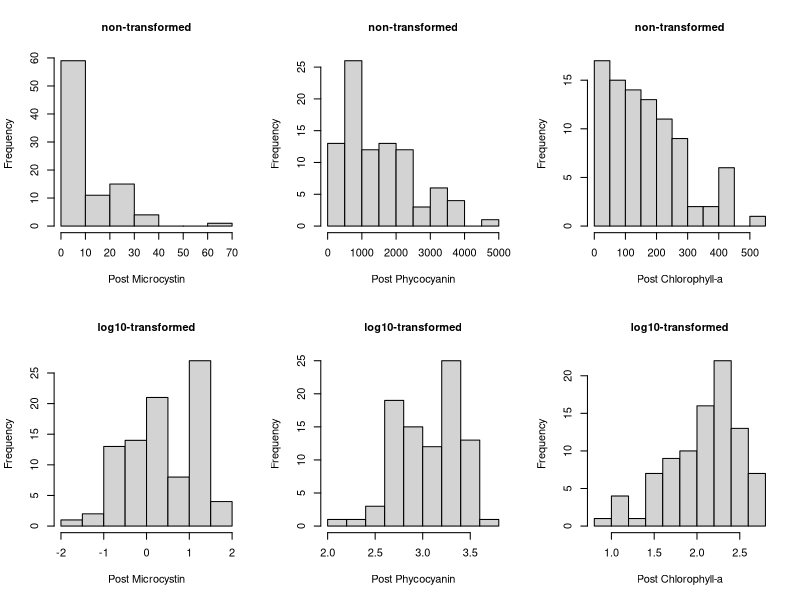
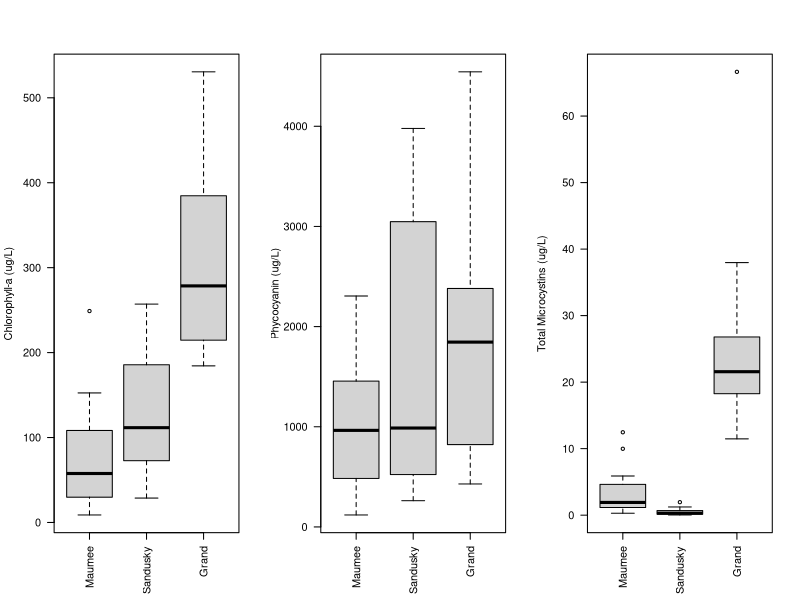

Here is the R script that generated these plots, in order: (Note: this script raises an error after producing the figures.)
## ---- chunk 1
#install.packages(c("dplyr", "ggplot2", "ggpubr")) #use if first time running code
library(dplyr) #needed for reformatting data
library(ggplot2) #needed for plotting data
library(ggpubr) #needed for adding stats to figures
## ---- chunk 2
data<-read.csv(file="Y1_Exp1_SHtrials/Original_data/Y1_Exp1_allData.csv", header=TRUE)
## ---- chunk 3
### identify and order labels for source waters ###
unique(data$Lake) 
data$Lake<-factor(data$Lake,levels=c('Maumee','Sandusky', 'Grand')) #source water

### identify and order labels for treatment group ###
unique(data$Treatment) 
data$Treatment<-factor(data$Treatment, levels=c('initial', 
                                                'control', 
                                                'SH only', 
                                            'low N:P, NH4', 
                                            'SH + low N:P, NH4',
                                            'low N:P, urea', 
                                            'SH + low N:P, urea',
                                            'high N:P, NH4',
                                            'SH + high N:P, NH4',
                                            'high N:P, urea',
                                            'SH + high N:P, urea'),
                       ordered=TRUE)

### identify and order labels for observation time ###
unique(data$Observation) 
data$Observation<-factor(data$Observation, levels=c('pre','post'),
                         ordered=TRUE) 

### identify and order labels for factors ###
unique(data$tDOM_added) 
data$tDOM_added<-factor(data$tDOM_added, levels=c('none','tDOM added'),
                        ordered=TRUE)

unique(data$AddedNut_ratio) 
data$AddedNut_ratio<-factor(data$AddedNut_ratio, levels=c('none','low','high'), 
                            ordered=TRUE)

unique(data$Added_Nform)
data$Added_Nform<-factor(data$Added_Nform, levels=c('none','NH4','urea'),
                         ordered=TRUE)

### convert measurement units ###
data<- data %>%
  mutate(NH4_N_ugL=NH4_N_mgL*1000, #convert mg to ug
         NO3_N_ugL=NO3_N_mgL*1000, #convert mg to ug
         NH4_N_mgL=NULL, #remove old field
         NO3_N_mgL=NULL) #remove old field
## ---- chunk 4
### calculate pre measurement means by source water ###
init<- data %>% #create new data frame 
  filter(Treatment=="initial") %>% #of only initial treatments
  group_by(Lake)  %>% #group by source water
  summarise(pre_Mic_ugL=mean(Microcystin_ugL, na.rm=TRUE), 
            sd_Mic_ugL=sd(Microcystin_ugL, na.rm=TRUE), 
         pre_PC_ugL=mean(PC_ugL, na.rm=TRUE),
         sd_PC_ugL=sd(PC_ugL, na.rm=TRUE),
         pre_Chla_ugL=mean(Chla_ugL, na.rm=TRUE),
         sd_Chla_ugL=sd(Chla_ugL, na.rm=TRUE),
         pre_DOC_mgL=mean(DOC_mgL, na.rm=TRUE),
         sd_DOC_mgL=sd(DOC_mgL, na.rm=TRUE),
         pre_PO4_ugL=mean(PO4_P_ugL, na.rm=TRUE),
         sd_PO4_ugL=sd(PO4_P_ugL, na.rm=TRUE),
         pre_NH4_ugL=mean(NH4_N_ugL, na.rm=TRUE), #mg converted to ug
         sd_NH4_ugL=sd(NH4_N_ugL, na.rm=TRUE), #mg converted to ug
         pre_NO3_ugL=mean(NO3_N_ugL, na.rm=TRUE), #mg converted to ug
         sd_NO3_ugL=sd(NO3_N_ugL, na.rm=TRUE), #mg converted to ug
         pre_TP_mgL=mean(TP_mgL, na.rm=TRUE), 
         sd_TP_mgL=sd(TP_mgL, na.rm=TRUE), 
         pre_TN_mgL=mean(TN_mgL, na.rm=TRUE),
         sd_TN_mgL=sd(TN_mgL, na.rm=TRUE),
         pre_TNTP_ratio=mean(TNTP_ratio, na.rm=TRUE),
         sd_TNTP_ratio=sd(TNTP_ratio, na.rm=TRUE))  
t(init) #prints out the summary by lake of pre measurements

### extract pre values by source water ###
Maumee_preMic<- init$pre_Mic_ugL[init$Lake=="Maumee" & init$pre_Mic_ugL]
Maumee_prePC<- init$pre_PC_ugL[init$Lake=="Maumee" & init$pre_PC_ugL]
Maumee_pre_Chl<- init$pre_Chla_ugL[init$Lake=="Maumee" & init$pre_Chla_ugL]
Sandusky_preMic<- init$pre_Mic_ugL[init$Lake=="Sandusky" & init$pre_Mic_ugL]
Sandusky_prePC<- init$pre_PC_ugL[init$Lake=="Sandusky" & init$pre_PC_ugL]
Sandusky_pre_Chl<- init$pre_Chla_ugL[init$Lake=="Sandusky" & init$pre_Chla_ugL]
Grand_preMic<- init$pre_Mic_ugL[init$Lake=="Grand" & init$pre_Mic_ugL]
Grand_prePC<- init$pre_PC_ugL[init$Lake=="Grand" & init$pre_PC_ugL]
Grand_pre_Chl<- init$pre_Chla_ugL[init$Lake=="Grand" & init$pre_Chla_ugL]

### create new data frame with pre and post measurements ###
data2<- data %>%
  mutate(pre_Mic=ifelse(Lake=="Maumee", Maumee_preMic, 
                        ifelse(Lake=="Sandusky", Sandusky_preMic, Grand_preMic)
                        ),
         pre_PC=ifelse(Lake=="Maumee", Maumee_prePC,
                       ifelse(Lake=="Sandusky", Sandusky_prePC, Grand_prePC)
                       ),
         pre_Chl=ifelse(Lake=="Maumee", Maumee_pre_Chl,
                        ifelse(Lake=="Sandusky", Sandusky_pre_Chl, Grand_pre_Chl)
                        )
         ) %>%
  filter(Treatment!="initial") #remove the initial treatment, since separate field

### verify "pre"  removed as treatment and reorder labels ###
unique(data2$Treatment) 
data2$Treatment<-factor(data2$Treatment, levels=c('control', 
                                                'SH only', 
                                            'low N:P, NH4', 
                                            'SH + low N:P, NH4',
                                            'low N:P, urea', 
                                            'SH + low N:P, urea',
                                            'high N:P, NH4',
                                            'SH + high N:P, NH4',
                                            'high N:P, urea',
                                            'SH + high N:P, urea'),
                       ordered=TRUE)
## ---- chunk 5
summary(data2$Chla_ugL)  
summary(data2$PC_ugL) 
summary(data2$Microcystin_ugL) 
summary(data2$DOC_mgL) 
summary(data2$TN_mgL) 
summary(data2$TP_mgL) 
summary(data2$NH4_N_ugL) 
summary(data2$NO3_N_ugL) 
summary(data2$PO4_P_ugL) 
summary(data2$TNTP_ratio) 
## ---- chunk 6
### check the figure size and resolution mins for publication ####
png(file="Y1_Exp1_SHtrials/Products/SI_Figures/SI_Figure2.png", width=4,height=4, units="in", res=1200)
SI_fig2<- layout(matrix(c(1,2,3,4,5,6), nrow=2, ncol=3)) 
hist(data2$Microcystin_ugL, 
     main="non-transformed", xlab="Post Microcystin", cex.main=1, cex.lab=1)
hist(log10(data2$Microcystin_ugL), 
     main="log10-transformed", xlab="Post Microcystin", cex.main=1, cex.lab=1)
hist(data2$PC_ugL, 
     main="non-transformed", xlab="Post Phycocyanin", cex.main=1, cex.lab=1)
hist(log10(data2$PC_ugL), 
     main="log10-transformed", xlab="Post Phycocyanin", cex.main=1, cex.lab=1)
hist(data2$Chla_ugL, 
     main="non-transformed", xlab="Post Chlorophyll-a", cex.main=1, cex.lab=1)
hist(log10(data2$Chla_ugL), 
     main="log10-transformed", xlab="Post Chlorophyll-a", cex.main=1, cex.lab=1)
SI_fig2 #prints figure
dev.off() #closes the graphing device
tryCatch({while (T) dev.off()}, error = \(e) NULL) #needed to plot in Plot window again
## ---- chunk 7
png(file="Y1_Exp1_SHtrials/Products/SI_Figures/SI_Figure10.png", 
     width=4,height=3, units="in", res=1200) #pub size and res mins
SI_fig10<- layout(matrix(c(1,2,3), nrow=1, ncol=3)) 
par(srt=45)
boxplot(data=data2, Chla_ugL~Lake, #create boxplot to show mean Chl-a by Lake
        xlab=NULL, ylab="Chlorophyll-a (ug/L)", las=2)
boxplot(data=data2, PC_ugL~Lake, #create boxplot to show mean Chl-a by Lake
        xlab=NULL, ylab="Phycocyanin (ug/L)", las=2)
boxplot(data=data2, Microcystin_ugL~Lake, #create boxplot to show mean Chl-a by Lake
        xlab=NULL, ylab="Total Microcystins (ug/L)", las=2)
SI_fig10 #prints figure
dev.off() #closes the graphing device
tryCatch({while (T) dev.off()}, error = \(e) NULL) #needed to plot in Plot window again
## ---- chunk 8
### summarize and plot all post Chla values ###
summary_chla<- data2 %>% #among the post-measurements
  group_by(Lake, Treatment) %>% #for each lake and treatment
  summarise(avgChla_ugL=mean(Chla_ugL, na.rm=TRUE), #calculate the mean + sd
            sdChla_ugL=sd(Chla_ugL, na.rm = TRUE))
SI_Table3<-print(summary_chla, n=30) #prints the table
write.csv(SI_Table3, file="Y1_Exp1_SHtrials/Products/SI_Figures/SI_Table3.csv")

SI_fig3<- ggplot(data=data2, 
       mapping=aes(y=Chla_ugL, x=Treatment)) +
  geom_point(aes(shape=tDOM_added, color=Lake)) +
  scale_color_manual(values=c("skyblue3",
                              "olivedrab",
                              "goldenrod")) +
  stat_summary(fun=median, geom="crossbar", width=0.5) +
  facet_wrap(~Lake) +
  labs(x="Treatment Group", y="Chlorophyll-a (ug/L)")+
  theme_classic() +
  theme(axis.text.x = element_text(angle = 90, hjust=0.5,vjust=0.5),
        legend.position="none")  

SI_fig3
ggsave(SI_fig3, file="Y1_Exp1_SHtrials/Products/SI_Figures/SI_Figure3_color.png",device="png", width=6, height=6, units="in")

### summarize and plot all post PC values ###
summary_pc<- data2 %>%
  group_by(Lake, Treatment) %>%
  summarise(avgPC_ugL=mean(PC_ugL, na.rm=TRUE),
            sdPC_ugL=sd(PC_ugL, na.rm = TRUE))
SI_Table4<- print(summary_pc, n=30)
write.csv(SI_Table4, file="Y1_Exp1_SHtrials/Products/SI_Figures/SI_Table4.csv")

SI_fig4<- ggplot(data=data2, 
       mapping=aes(y=PC_ugL, x=Treatment)) +
  geom_point(aes(shape=tDOM_added, color=Lake)) +
  scale_color_manual(values=c("skyblue3",
                              "olivedrab",
                              "goldenrod")) +
  stat_summary(fun.y=median, geom="crossbar", width=0.5)+
  facet_wrap(~Lake) +
  labs(x="Treatment Group", y="Phycocyanin (ug/L)")+
  theme_classic() +
  theme(axis.text.x = element_text(angle = 90, hjust=0.5,vjust=0.5),
        legend.position = "none") 
SI_fig4
ggsave(SI_fig4, file="Y1_Exp1_SHtrials/Products/SI_Figures/SI_Figure4_color.png",device="png", width=5, height=5, units="in", dpi=1200)

### summarize and plot all post microcystin values ###
summary_mic<- data2 %>%
  group_by(Lake, Treatment) %>%
  summarise(avgMic_ugL=mean(Microcystin_ugL, na.rm=TRUE),
            sdMic_ugL=sd(Microcystin_ugL, na.rm = TRUE))
SI_Table5<- print(summary_mic, n=30)
write.csv(SI_Table5, file="Y1_Exp1_SHtrials/Products/SI_Figures/SI_Table5.csv")

SI_fig8<- ggplot(data=data2, 
       mapping=aes(y=Microcystin_ugL, x=Treatment)) +
  geom_point(aes(shape=tDOM_added, color=Lake)) +
  scale_color_manual(values=c("skyblue3",
                              "olivedrab",
                              "goldenrod")) +
  stat_summary(fun.y=median, geom="crossbar", width=0.5)+
  facet_grid(~Lake) +
  labs(x="Treatment Group", y="Total Microcystins (ug/L)")+
  theme_classic() +
  theme(axis.text.x = element_text(angle = 90, hjust=0.5,vjust=0.5, size=12),
        legend.position = "none") +
  scale_y_continuous(trans='log10') +
  geom_hline(yintercept=0.19, linetype="dashed", color = "red")
SI_fig8
ggsave(SI_fig8, file="Y1_Exp1_SHtrials/Products/SI_Figures/SI_Figure8_color.png",device="png", width=5, height=5, units="in", dpi=1200)

### post DOC measurements ###
summary_doc<- data2 %>%
  group_by(Lake, Treatment) %>%
  summarise(avgDOC_mgL=mean(DOC_mgL, na.rm=TRUE),
            sdDOC_mgL=sd(DOC_mgL, na.rm = TRUE))
SI_Table6<- print(summary_doc, n =30)
write.csv(SI_Table6, file="Y1_Exp1_SHtrials/Products/SI_Figures/SI_Table6.csv")

### post TN measurements ###
summary_TN<- data2 %>%
  group_by(Lake, Treatment) %>%
  summarise(avgTN_mgL=mean(TN_mgL, na.rm=TRUE),
            sdTN_mgL=sd(TN_mgL, na.rm = TRUE))
SI_Table7<- print(summary_TN, n = 30)
write.csv(SI_Table7, file="Y1_Exp1_SHtrials/Products/SI_Figures/SI_Table7.csv")

### post TP measurements ###
summary_TP<- data2 %>%
  group_by(Lake, Treatment) %>%
  summarise(avgTP_mgL=mean(TP_mgL, na.rm=TRUE),
            sdTP_mgL=sd(TP_mgL, na.rm = TRUE))
SI_Table8<- print(summary_TP, n = 30)
write.csv(SI_Table8, file="Y1_Exp1_SHtrials/Products/SI_Figures/SI_Table8.csv")

### post dissolved measurements by Lake ###
summary<- subset(data2, Lake=="Maumee") %>%
  group_by(Treatment) %>%
  summarise(avg_PO4=mean(PO4_P_ugL, na.rm=TRUE),
            sd_PO4=sd(PO4_P_ugL, na.rm = TRUE),
            avg_NH4=mean(NH4_N_ugL, na.rm=TRUE),
            sd_NH4=sd(NH4_N_ugL, na.rm = TRUE),
            avg_NO3=mean(NO3_N_ugL, na.rm=TRUE),
            sd_NO3=sd(NO3_N_ugL, na.rm = TRUE))
SI_Table9<- print(summary)
write.csv(SI_Table9, file="Y1_Exp1_SHtrials/Products/SI_Figures/SI_Table9.csv")

summary<- subset(data2, Lake=="Sandusky") %>%
  group_by(Treatment) %>%
  summarise(avg_PO4=mean(PO4_P_ugL, na.rm=TRUE),
            sd_PO4=sd(PO4_P_ugL, na.rm = TRUE),
            avg_NH4=mean(NH4_N_ugL, na.rm=TRUE),
            sd_NH4=sd(NH4_N_ugL, na.rm = TRUE),
            avg_NO3=mean(NO3_N_ugL, na.rm=TRUE),
            sd_NO3=sd(NO3_N_ugL, na.rm = TRUE))
SI_Table10<- print(summary)
write.csv(SI_Table10, file="Y1_Exp1_SHtrials/Products/SI_Figures/SI_Table10.csv")

summary<- subset(data2, Lake=="Grand") %>%
  group_by(Treatment) %>%
  summarise(avg_PO4=mean(PO4_P_ugL, na.rm=TRUE),
            sd_PO4=sd(PO4_P_ugL, na.rm = TRUE),
            avg_NH4=mean(NH4_N_ugL, na.rm=TRUE),
            sd_NH4=sd(NH4_N_ugL, na.rm = TRUE),
            avg_NO3=mean(NO3_N_ugL, na.rm=TRUE),
            sd_NO3=sd(NO3_N_ugL, na.rm = TRUE))
SI_Table11<- print(summary)
write.csv(SI_Table11, file="Y1_Exp1_SHtrials/Products/SI_Figures/SI_Table11.csv")
## ---- chunk 9
### subset the data ###
SHtest_Chl<- data2 %>% #create new data frame focused on response
  filter(Treatment=="control" | Treatment =="SH only") %>% #treatments selected
  select(Lake, tDOM_added, Replicate, Chla_ugL, pre_Chl)

### write the model ###
Chl_ancova<- (lm(data=SHtest_Chl, 
               log10(Chla_ugL)~log10(pre_Chl)+tDOM_added)) 

### check assumptions of the model ###
par(mfrow=c(2,2)) #structure graphs as matrix
SI_fig11b<- plot(Chl_ancova) #print model diagnostics
par(mfrow=c(1,1)) #return to default settings

### print the summary statistics from the model ###
anova(Chl_ancova) #print the SS summary table
summary(Chl_ancova) #print the estimated parameters table

### comparison across source waters ###
SI_fig11a<-ggplot(data=SHtest_Chl, #plots the model
       aes(x=log10(pre_Chl), y=log10(Chla_ugL), color=tDOM_added)) +
  geom_point(aes(shape=Lake)) + 
  geom_smooth(method="lm", se=TRUE) +
  scale_color_manual(values=c("skyblue3","saddlebrown")) +
  theme_classic() + #classic publication format
  labs(x="Pre Chlorophyll-a (ug/L), log10-transformed",
       y="Post Chlorophyll-a (ug/L), log10-transformed",
       color="Treatment", shape="Source Water")
SI_fig11a
ggsave(SI_fig11a, file="Y1_Exp1_SHtrials/Products/SI_Figures/SI_Figure11a_color.png",device="png", width=5, height=5, units="in", dpi=1200)

### comparison within source waters ###
SHtest_Chl<- SHtest_Chl %>%
  mutate(Chl_diff_ugL= (Chla_ugL-pre_Chl)) #add field with post-pre 
comparisons<- list(c("none", "tDOM added")) #name the comparison groups

fig2a<- ggplot(data=SHtest_Chl, aes(x=tDOM_added, y=Chl_diff_ugL,
                                    color=tDOM_added)) +
  geom_point() +
  stat_summary(fun="median", geom="crossbar") +
  theme_classic() +
  theme(axis.text.x=element_text(angle=45, hjust=1, size=12),
        axis.text.y=element_text(size=12),
        strip.text.x=element_text(size=12),
        axis.title=element_text(size=12))+
  theme(legend.position="none") +
  facet_wrap(~Lake) + 
  geom_hline(yintercept=0, linetype="dashed") +
  scale_color_manual(values=c("skyblue3","saddlebrown")) +
  labs(x="Treatment group",
       y="Post-Pre Chlorophyll-a (ug/L)") +
  stat_compare_means(comparisons=comparisons,
                     label="p.signif", size=8, label.y = 100,
                     method="t.test")
fig2a
## ---- chunk 10
### subset the data ###
SHtest_PC<- data2 %>% #create new data frame focused on response
  filter(Treatment=="control" | Treatment =="SH only") %>% #treatments selected
  select(Lake, tDOM_added, Replicate, PC_ugL, pre_PC)

### write the model ###
PC_ancova<- (lm(data=SHtest_PC, 
               log10(PC_ugL)~log10(pre_PC)+tDOM_added)) 

### check assumptions of the model ###
par(mfrow=c(2,2))
SI_fig12b<- plot(PC_ancova) #print model diagnostics
par(mfrow=c(1,1))

### print the summary statistics from the model ###
anova(PC_ancova) #print the SS summary table
summary(PC_ancova) #print the estimated parameters table

### comparison across source waters ###
SI_fig12a<-ggplot(data=SHtest_PC, #plots the model
       aes(x=log10(pre_PC), y=log10(PC_ugL), color=tDOM_added)) +
  geom_point(aes(shape=Lake)) + 
  geom_smooth(method="lm", se=TRUE) +
  scale_color_manual(values=c("skyblue3","saddlebrown")) +
  theme_classic() + #classic publication format
  labs(x="Pre Phycocyanin (ug/L), log10-transformed",
       y="Post Phycocyanin (ug/L), log10-transformed",
       color="Treatment", shape="Source Water")
SI_fig12a
ggsave(SI_fig12a, file="Y1_Exp1_SHtrials/Products/SI_Figures/SI_Figure12a_color.png",device="png", width=5, height=5, units="in", dpi=1200)

### comparison within source waters ###
SHtest_PC<- SHtest_PC %>%
  mutate(PC_diff_ugL= (PC_ugL-pre_PC)) #add field with post-pre 
comparisons<- list(c("none", "tDOM added")) #name the comparison groups

fig2b<- ggplot(data=SHtest_PC, aes(x=tDOM_added, y=PC_diff_ugL,
                                    color=tDOM_added)) +
  geom_point() +
  stat_summary(fun="median", geom="crossbar") +
  theme_classic() +
  theme(axis.text.x=element_text(angle=45, hjust=1, size=12),
        axis.text.y=element_text(size=12),
        strip.text.x=element_text(size=12),
        axis.title=element_text(size=12))+
  theme(legend.position="none") +
  facet_wrap(~Lake) + 
  geom_hline(yintercept=0, linetype="dashed") +
  scale_color_manual(values=c("skyblue3","saddlebrown")) +
  labs(x="Treatment group",
       y="Post-Pre Phycocyanin (ug/L)",
       color="Treatment") +
  stat_compare_means(comparisons=comparisons,
                     label="p.signif", size=8, label.y=1500,
                     method="t.test")
fig2b
## ---- chunk 11
### subset the data ###
SHtest_MC<- data2 %>% #create new data frame focused on response
  filter(Treatment=="control" | Treatment =="SH only") %>% #treatments selected
  select(Lake, tDOM_added, Replicate, Microcystin_ugL, pre_Mic)

### write the model ###
MC_ancova<- lm(data=SHtest_MC, 
               log10(Microcystin_ugL) ~ log10(pre_Mic) + tDOM_added) 

### check assumptions of the model ###
par(mfrow=c(2,2))
SI_fig13b<- plot(MC_ancova) #print model diagnostics
par(mfrow=c(1,1))

### print the summary statistics from the model ###
anova(MC_ancova) #print the SS summary table
summary(MC_ancova) #print the estimated parameters table

### comparison across source waters ###
SI_fig13a<-ggplot(data=SHtest_MC, #plots the model
       aes(x=log10(pre_Mic), y=log10(Microcystin_ugL), color=tDOM_added)) +
  geom_point(aes(shape=Lake)) + 
  geom_smooth(method="lm", se=TRUE) +
  scale_color_manual(values=c("skyblue3","saddlebrown")) +
  theme_classic() +
  labs(x="Pre Microcystin (ug/L), log10-transformed",
       y="Post Microcystin (ug/L), log10-transformed",
       shape="Source Water",
       color="Treatment")
SI_fig13a
ggsave(SI_fig13a, file="Y1_Exp1_SHtrials/Products/SI_Figures/SI_Figure13a_color.png",device="png", width=5, height=5, units="in", dpi=1200)

### comparison within source waters ###
SHtest_MC<- SHtest_MC %>%
  mutate(MC_diff_ugL= (Microcystin_ugL-pre_Mic)) #add field with post-pre 
comparisons<- list(c("none", "tDOM added")) #name the comparison groups

fig2c<- ggplot(data=SHtest_MC, aes(x=tDOM_added, y=MC_diff_ugL,
                                    color=tDOM_added)) +
  geom_point() +
  stat_summary(fun="median", geom="crossbar") +
  theme_classic() +
  theme(axis.text.x=element_text(angle=45, hjust=1, size=12),
        axis.text.y=element_text(size=12),
        strip.text.x=element_text(size=12),
        axis.title=element_text(size=12))+
  theme(legend.position="none") +
  facet_wrap(~Lake) + 
  scale_color_manual(values=c("skyblue3","saddlebrown")) +
  geom_hline(yintercept=0, linetype="dashed") +
  labs(x="Treatment group",
       y="Post-Pre Microcystin (ug/L)",
       color="Treatment") +
  stat_compare_means(comparisons=comparisons,
                     label="p.signif", size=8, label.y=4,
                     method="t.test")
fig2c
## ---- chunk 12
fig2<- ggarrange(fig2a, fig2b, fig2c, ncol=3, nrow=1)
fig2
#ggsave(fig2, file="Y1_Exp1_SHtrials/Products/Figure2_color.png", device="png", width=6, height=5, units="in", dpi=1200)
## ---- chunk 13
### subset the data ###
SHtest2_Chl<- data2 %>% #create new data frame focused on response
  filter(Treatment!="control", Treatment!="SH only")%>% #remove groups already compared 
  select(Lake, Replicate, tDOM_added, AddedNut_ratio, Added_Nform,
         Chla_ugL, pre_Chl) #select fields needed
  
SHtest2_Chl$AddedNut_ratio<-factor(SHtest2_Chl$AddedNut_ratio,
                                   levels=c('low','high')) #redefine the levels
SHtest2_Chl$Added_Nform<-factor(SHtest2_Chl$Added_Nform, 
                                levels=c('NH4','urea')) #redefine the levels

### write the model ###
Chl_ancova2<- lm(data=SHtest2_Chl, 
               log10(Chla_ugL)~log10(pre_Chl)+tDOM_added*AddedNut_ratio*Added_Nform) 

### check assumptions of the model ###
par(mfrow=c(2,2))
plot(Chl_ancova2) #plot diagnostics for model
par(mfrow=c(1,1))

### remove outlier and rerun model ###
SHtest2_Chl <- SHtest2_Chl[-61,] #delete record 61 as an outlier.
Chl_ancova2<- lm(data=SHtest2_Chl, 
               log10(Chla_ugL)~log10(pre_Chl)+tDOM_added*AddedNut_ratio*Added_Nform)
par(mfrow=c(2,2))
SI_Fig14b<-plot(Chl_ancova2) #plot diagnostics for model
par(mfrow=c(1,1))

### print the summary statistics from the model ###
anova(Chl_ancova2) #print the SS summary table
summary(Chl_ancova2) #prints the estimated parameters table

### compare across groups ###
SI_fig14a<- ggplot(data=SHtest2_Chl, #plots the model
              aes(x=log10(pre_Chl), y=log10(Chla_ugL), color=tDOM_added)) +
  geom_point(aes(shape=Lake)) + 
  geom_smooth(method="lm", se=TRUE) +
  scale_color_manual(values=c("skyblue3","saddlebrown")) +
  theme_classic() +
  labs(x="Pre Chlorophyll-a (ug/L), log10-transformed",
       y="Post Chlorophyll-a (ug/L), log10-transformed",
       shape="Source Water",
       color="Treatment")
SI_fig14a
ggsave(SI_fig14a, file="Y1_Exp1_SHtrials/Products/SI_Figures/SI_Figure14a_color.png",device="png", width=5, height=5, units="in", dpi=1200)

### compare within source waters ###
SHtest2_Chl<- SHtest2_Chl %>%
  mutate(Chl_diff_ugL= (Chla_ugL-pre_Chl)) #add field with post-pre 

ratiolabs<- c("Low N:P", "High N:P") #assign labels for N:P ratio factor
names(ratiolabs)<- c("low", "high") #create names from labels
formlabs<- c("NH4", "Urea") #assign labels for N form factor
names(formlabs)<- c("NH4", "urea") #create names from labels
comparisons<- list(c("low N:P, NH4", "SH + low N:P, NH4"),
                   c("low N:P, urea", "SH + low N:P, urea"),
                   c("high N:P, NH4", "SH + high N:P, NH4"),
                   c("high N:P, urea", "SH + high N:P, urea"))

Figure3<- ggplot(data=SHtest2_Chl, aes(x=Lake, y=Chl_diff_ugL,
                                         color=tDOM_added, shape=tDOM_added)) +
  geom_point() +
  stat_summary(fun="median", geom="crossbar") +
  theme_classic() +
  scale_color_manual(values=c("skyblue3","saddlebrown")) +
  facet_grid(Added_Nform~AddedNut_ratio, 
             labeller = labeller(Added_Nform=formlabs, AddedNut_ratio=ratiolabs)) +
  theme_classic() +
  theme(axis.text.x=element_text(angle=45, hjust=1, size=12),
        axis.text.y=element_text(size=12),
        strip.text=element_text(size=12),
        axis.title=element_text(size=12),legend.position='top')+
  geom_hline(yintercept=0, linetype="dashed")+
  labs(x="Source Water",
       y="Post-Pre Chlorophyll-a (ug/L)", 
       shape="Treatment", color=NULL) +
  stat_compare_means(label="p.signif", size=8, label.y=300,
                     method="t.test")
Figure3
#ggsave(Figure3, file="Y1_Exp1_SHtrials/Products/Figure3_color.png", device="png", width=5, height=5, units="in", dpi=1200)
## ---- chunk 14
### subset the data ###
SHtest2_PC<- data2 %>% #create new data frame focused on response
  filter(Treatment!="control", Treatment!="SH only") %>% #remove treatments already compared 
  select(Lake, Replicate, tDOM_added, AddedNut_ratio, Added_Nform,
         PC_ugL, pre_PC)
  
SHtest2_PC$AddedNut_ratio<-factor(SHtest2_PC$AddedNut_ratio,
                                  levels=c('low','high')) #redefine the levels
SHtest2_PC$Added_Nform<-factor(SHtest2_PC$Added_Nform, 
                               levels=c('NH4','urea')) #redefine the levels

### write the model ###
PC_ancova2<- lm(data=SHtest2_PC, 
               log10(PC_ugL)~log10(pre_PC)+tDOM_added*AddedNut_ratio*Added_Nform)

### check assumptions of the model ###
par(mfrow=c(2,2))
plot(PC_ancova2)
par(mfrow=c(1,1))

### remove outliers and rerun model ###
SHtest2_PC <- SHtest2_PC[-c(8,11),] #delete record 8 and 11 as outliers.
PC_ancova2<- lm(data=SHtest2_PC, 
               log10(PC_ugL)~log10(pre_PC)+tDOM_added*AddedNut_ratio*Added_Nform)
par(mfrow=c(2,2))
SI_fig15b<- plot(PC_ancova2)
par(mfrow=c(1,1))

### print the summary statistics from the model ###
anova(PC_ancova2) #print the SS summary table
summary(PC_ancova2) #print the estimated parameter table

### compare across groups ###
SI_fig15a<- ggplot(data=SHtest2_PC, #plots the model
       aes(x=log10(pre_PC), y=log10(PC_ugL), color=tDOM_added)) +
  geom_point(aes(shape=Lake)) + 
  geom_smooth(method="lm", se=TRUE) +
  scale_color_manual(values=c("skyblue3","saddlebrown")) +
  theme_classic() +
  labs(x="Pre Phycocyanin (ug/L), log10-transformed",
       y="Post Phycocyanin (ug/L), log10-transformed",
       shape="Source Water",
       color="Treatment")
SI_fig15a
ggsave(SI_fig15a, file="Y1_Exp1_SHtrials/Products/SI_Figures/SI_Figure15a_color.png",device="png", width=5, height=5, units="in", dpi=1200)

### compare within source waters ###
SHtest2_PC<- SHtest2_PC %>%
  mutate(PC_diff_ugL= (PC_ugL-pre_PC)) #add field with post-pre 

ratiolabs<- c("Low N:P", "High N:P") #assign labels for N:P ratio factor
names(ratiolabs)<- c("low", "high") #create names from labels
formlabs<- c("NH4", "Urea") #assign labels for N form factor
names(formlabs)<- c("NH4", "urea") #create names from labels
comparisons<- list(c("low N:P, NH4", "SH + low N:P, NH4"),
                   c("low N:P, urea", "SH + low N:P, urea"),
                   c("high N:P, NH4", "SH + high N:P, NH4"),
                   c("high N:P, urea", "SH + high N:P, urea"))

Figure4<- ggplot(data=SHtest2_PC, aes(x=Lake, y=PC_diff_ugL,
                                       color=tDOM_added, shape=tDOM_added)) +
  geom_point() +
  stat_summary(fun="median", geom="crossbar") +
  theme_classic() +
  scale_color_manual(values=c("skyblue3","saddlebrown")) +
  facet_grid(Added_Nform~AddedNut_ratio, 
             labeller = labeller(Added_Nform=formlabs, AddedNut_ratio=ratiolabs)) +
  theme_classic() +
  theme(axis.text.x=element_text(angle=45, hjust=1, size=12),
        axis.text.y=element_text(size=12),
        strip.text=element_text(size=12),
        axis.title=element_text(size=12),legend.position='top')+
  geom_hline(yintercept=0, linetype="dashed")+
  labs(x="Source Water",
       y="Post-Pre Phycocyanin (ug/L)",
       shape="Treatment", color=NULL) +
  ylim(-1500, 4100) +
  stat_compare_means(label="p.signif", size=8, label.y=3700, 
                     method="t.test")
Figure4
#ggsave(Figure4, file="HABRI_Y1_Experiment1/Products/Figure4_color.jpeg", device="jpeg", width=4, height=4, units="in", dpi=1200)
## ---- chunk 15
### subset the data ###
SHtest2_MC<- data2 %>% #create new data frame focused on response
  filter(Treatment!="control", Treatment!="SH only")%>% #remove groups already compared 
  select(Lake, Replicate, tDOM_added, AddedNut_ratio, Added_Nform,
         Microcystin_ugL, pre_Mic) #select fields needed

SHtest2_MC$AddedNut_ratio<-factor(SHtest2_MC$AddedNut_ratio,
                                   levels=c('low','high')) #redefine the levels
SHtest2_MC$Added_Nform<-factor(SHtest2_MC$Added_Nform, 
                                levels=c('NH4','urea')) #redefine the levels

### write the model ###
MC_ancova2<- lm(data=SHtest2_MC, 
               log10(Microcystin_ugL)~log10(pre_Mic)+tDOM_added*AddedNut_ratio*Added_Nform) #ANCOVA model with pre as covar

### check assumptions of the model ###
par(mfrow=c(2,2))
plot(MC_ancova2) #print model diagnostics
par(mfrow=c(1,1))

### remove outliers and rerun model ###
SHtest2_MC <- SHtest2_MC[-c(56,57,60),] #delete record 8 and 11 as outliers.
MC_ancova2<- lm(data=SHtest2_MC, 
               log10(Microcystin_ugL)~log10(pre_Mic)+tDOM_added*AddedNut_ratio*Added_Nform)
par(mfrow=c(2,2))
SI_Figure16b<-plot(MC_ancova2) #print model diagnostics
par(mfrow=c(1,1))

### print the summary statistics from the model ###
anova(MC_ancova2) #print the SS summary table
summary(MC_ancova2) #print the estimated parameter table

### compare across groups ###
SI_fig16a<- ggplot(data=SHtest2_MC, #plots the model
       aes(x=log10(pre_Mic), y=log10(Microcystin_ugL), color=tDOM_added)) +
  geom_point(aes(shape=Lake)) + 
  geom_smooth(method="lm", se=TRUE) +
  scale_color_manual(values=c("skyblue3","saddlebrown")) +
  theme_classic() +
  labs(x="Pre Microcystin (ug/L), log10-transformed",
       y="Post Microcystin (ug/L), log10-transformed",
       shape="Source Water",
       color="Treatment")
SI_fig16a
ggsave(SI_fig16a, file="Y1_Exp1_SHtrials/Products/SI_Figures/SI_Figure16a_color.png",device="png", width=5, height=5, units="in", dpi=1200)


### compare within source waters ###
SHtest2_MC<- SHtest2_MC %>%
  mutate(MC_diff_ugL= (Microcystin_ugL-pre_Mic)) #add field with post-pre 

ratiolabs<- c("Low N:P", "High N:P") #assign labels for N:P ratio factor
names(ratiolabs)<- c("low", "high") #create names from labels
formlabs<- c("NH4", "Urea") #assign labels for N form factor
names(formlabs)<- c("NH4", "urea") #create names from labels
comparisons<- list(c("low N:P, NH4", "SH + low N:P, NH4"),
                   c("low N:P, urea", "SH + low N:P, urea"),
                   c("high N:P, NH4", "SH + high N:P, NH4"),
                   c("high N:P, urea", "SH + high N:P, urea"))

Figure5<- ggplot(data=SHtest2_MC, aes(x=Lake, y=MC_diff_ugL,
                                       color=tDOM_added, shape=tDOM_added)) +
  geom_point() +
  stat_summary(fun="median", geom="crossbar") +
  theme_classic() +
  scale_color_manual(values=c("skyblue3","saddlebrown")) +
  facet_grid(Added_Nform~AddedNut_ratio, 
             labeller = labeller(Added_Nform=formlabs, AddedNut_ratio=ratiolabs)) +
  theme_classic() +
  theme(axis.text.x=element_text(angle=45, hjust=1, size=12),
        axis.text.y=element_text(size=12),
        strip.text=element_text(size=12),
        axis.title=element_text(size=12),legend.position='top')+
  geom_hline(yintercept=0, linetype="dashed")+
  labs(x="Source Water",
       y="Post-Pre Microcystin (ug/L)",
       shape="Treatment", color=NULL) +
  stat_compare_means(label="p.signif", size=8, label.y=35, 
                     method="t.test")
Figure5
#ggsave(Figure5, file="HABRI_Y1_Experiment1/Products/Figure5_color.jpeg", device="jpeg", width=4, height=4, units="in", dpi=1200)
## ---- chunk 16
### subset the data for the two tests ###
no_nutr<- data2 %>% #create new data frame focused on response
  filter(Treatment=="control" | Treatment =="SH only")
yes_nutr<- data2 %>% #create new data frame focused on response
  filter(Treatment!="control", Treatment!="SH only") #remove groups already compared 

### view the data ###
MC_chla_nonutr<- ggplot(data=no_nutr, aes(x=tDOM_added, y=(Microcystin_ugL/Chla_ugL), color=tDOM_added)) +
   geom_boxplot() + 
  facet_wrap(~Lake) +
  theme_classic()+
  theme(axis.text.x=element_text(angle=45, hjust=1, size=12),
        axis.text.y=element_text(size=12),
        strip.text=element_text(size=12),
        axis.title=element_text(size=12), legend.position='none')+
  scale_color_manual(values=c("skyblue3","saddlebrown")) +
  labs(y="toxin:chl-a")
MC_chla_nonutr

MC_chla_nutr<- ggplot(data=yes_nutr, aes(x=Treatment, y=(Microcystin_ugL/Chla_ugL), color=tDOM_added)) +
   geom_boxplot() + 
  facet_wrap(~Lake)+
  theme_classic()+
  theme(axis.text.x=element_text(angle=45, hjust=1, size=12),
        axis.text.y=element_text(size=12),
        strip.text=element_text(size=12),
        axis.title=element_text(size=12), legend.position='none')+
  scale_color_manual(values=c("skyblue3","saddlebrown")) +
  labs(y="toxin:chl-a")
MC_chla_nutr

### calculate means ###
means_MCchla_nutr<- yes_nutr %>%
  group_by(Lake) %>%
  summarise(meanMCchla=mean(Microcystin_ugL/Chla_ugL, na.rm=TRUE), 
            sd_MCchla=sd(Microcystin_ugL/Chla_ugL, na.rm=TRUE)) 
means_MCchla_nutr

means_MCchla_nonutr<- no_nutr %>%
  group_by(Lake) %>%
  summarise(meanMCchla=mean(Microcystin_ugL/Chla_ugL, na.rm=TRUE), 
            sd_MCchla=sd(Microcystin_ugL/Chla_ugL, na.rm=TRUE)) 
means_MCchla_nonutr
### without nutrients ###
MC_chla_ancova<- lm(data=no_nutr, 
               (Microcystin_ugL/Chla_ugL)~(pre_Mic/pre_Chl)+tDOM_added) 

anova(MC_chla_ancova)
summary(MC_chla_ancova)

### with nutrients ###
MC_chla_ancova2<- lm(data=yes_nutr, 
               (Microcystin_ugL/Chla_ugL)~(pre_Mic/pre_Chl)+tDOM_added*Nut_added*AddedNut_ratio*Added_Nform) 

anova(MC_chla_ancova2)
